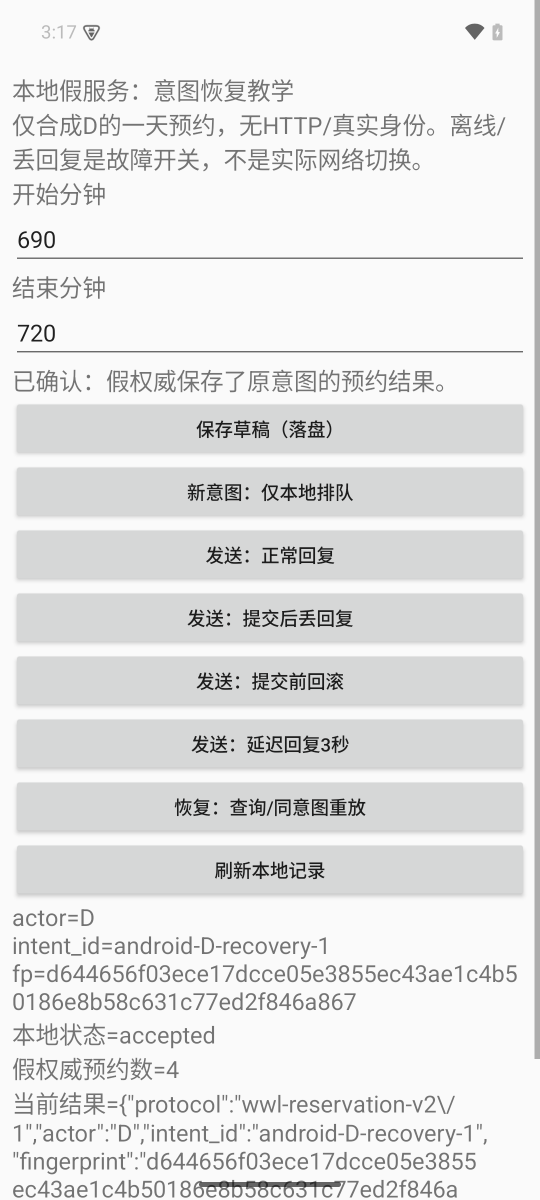
#> input picture 计算机知识/64-移动平台开发/android-intent-demo/data/lifecycle/04-confirmed.png, 1080 x 2400 px, given in place of buffer-360.png, which was not available (shown at 1/2 size)
$ python build_visuals.py --output out.png
#> lines starting #> are read from the running program, lines starting #| are printed output that depends on the picture
### 电子电路/80-实践/22-时序状态与协议/sequential.py
"""Bounded binary event models; no HDL scheduler or analog metastability model."""
import argparse
from dataclasses import dataclass, asdict
import itertools
import json
import math
import numbers
from pathlib import Path

MAX_EDGES = 4096

def bit(x):
    if type(x) is not bool: raise ValueError('bit must be bool')
    return x

def integer(x, lo, hi):
    if type(x) is not int or not lo <= x <= hi: raise ValueError('integer outside contract')
    return x

def scalar(x, lo=0., hi=1e6):
    if isinstance(x,bool) or not isinstance(x,numbers.Real): raise ValueError('finite real scalar required')
    try: y=float(x)
    except (ValueError,OverflowError): raise ValueError('finite real scalar required') from None
    if not math.isfinite(y) or not lo <= y <= hi: raise ValueError('real outside teaching domain')
    return y

def bounded(values, limit=MAX_EDGES):
    integer(limit,1,MAX_EDGES)
    out=[]
    try: iterator=iter(values)
    except TypeError: raise ValueError('iterable required') from None
    for v in iterator:
        if len(out)==limit: raise ValueError('event budget exceeded')
        out.append(v)
    return out

@dataclass(frozen=True)
class Timing:
    setup_slack_ns: float
    hold_slack_ns: float
    minimum_period_ns: float

def timing(period, cq_min, cq_max, cd, pd, setup, hold, skew=0., u_setup=0., u_hold=0.):
    """skew=capture-launch; delays ns in 0..1e6, skew in +/-1e6."""
    period,cq_min,cq_max,cd,pd,setup,hold,u_setup,u_hold=[scalar(v) for v in
        (period,cq_min,cq_max,cd,pd,setup,hold,u_setup,u_hold)]
    skew=scalar(skew,-1e6,1e6)
    if period==0 or cq_min>cq_max or cd>pd: raise ValueError('invalid period/min/max ordering')
    req=cq_max+pd+setup+u_setup-skew
    return Timing(period-req,cq_min+cd-hold-u_hold-skew,req)

def transitions(events):
    rows=bounded(events);last=-1.;result=[]
    for row in rows:
        if not isinstance(row,(tuple,list)) or len(row)!=2:raise ValueError('event=(time_ns,bool)')
        t=scalar(row[0]);v=bit(row[1])
        if t<=last:raise ValueError('strictly increasing event times')
        last=t;result.append((t,v))
    return result

def sample(initial, events, edge, setup, hold):
    """Return None on input change inside aperture or exactly on sampling edge.
    Boundary arrival equals setup/hold deadline is allowed in this ideal model.
    """
    old=bit(initial);rows=transitions(events)
    edge,setup,hold=scalar(edge),scalar(setup),scalar(hold)
    for t,v in rows:
        changed=v!=old
        if changed and (edge-setup<t<edge+hold or t==edge):return None
        old=v
    before=bit(initial)
    for t,v in rows:
        if t>=edge:break
        before=v
    return before

def latch(initial, events):
    """Zero-delay functional transparency only. Events=(time,D,G), unique times."""
    q=bit(initial);rows=bounded(events);last=-1.;result=[]
    for row in rows:
        if not isinstance(row,(tuple,list)) or len(row)!=3:raise ValueError('latch event=(time,D,G)')
        t=scalar(row[0]);d,g=bit(row[1]),bit(row[2])
        if t<=last:raise ValueError('strictly increasing event times')
        last=t
        if g:q=d
        result.append((t,q))
    return result

def counter(q, width, enable=True, load=None):
    width=integer(width,1,8);q=integer(q,0,(1<<width)-1);bit(enable)
    if load is not None:return integer(load,0,(1<<width)-1),False
    total=q+int(enable)
    return total% (1<<width),total>=1<<width

def pipeline(old, data, width=8):
    width=integer(width,1,8);data=integer(data,0,(1<<width)-1)
    if not isinstance(old,(tuple,list)) or not 1<=len(old)<=8:raise ValueError('1..8 stages')
    old=tuple(None if v is None else integer(v,0,(1<<width)-1) for v in old)
    return (data,)+old[:-1]

MOORE=((0,1),(2,1),(0,3),(2,1))
MEALY=((0,1),(2,1),(0,1))

def detector(state, x, moore=True):
    bit(x);bit(moore);state=integer(state,0,3 if moore else 2)
    before_hit=(state==3) if moore else (state==2 and x)
    nxt=(MOORE if moore else MEALY)[state][int(x)]
    return nxt,before_hit,(nxt==3 if moore else (nxt==2 and x))

@dataclass(frozen=True)
class BufferEdge:
    full_before: bool
    data_before: int
    ready: bool
    valid: bool
    push: bool
    pop: bool
    full_after: bool
    data_after: int

class Slot:
    def __init__(self,width=8):
        self.width=integer(width,1,8);self.full=False;self.data=0
    def step(self,sv,sd,mr,reset=False):
        bit(sv);bit(mr);bit(reset);integer(sd,0,(1<<self.width)-1)
        if reset:self.full=False;self.data=0
        q,d=self.full,self.data
        ready=not reset and (not q or mr);valid=not reset and q
        p,c=sv and ready,valid and mr
        self.full=p or (q and not c)
        if p:self.data=sd
        return BufferEdge(q,d,ready,valid,p,c,self.full,self.data)

class Synchronizer:
    """Ideal binary two-register shift; explicitly cannot represent metastability."""
    def __init__(self):self.first=self.second=False
    # [4 lines left out: function step, not called in this run]

class ResetRelease:
    """Logical async-assert/sync-release chain; no recovery/removal simulation."""
    def __init__(self):self.first=self.second=False
    def assert_reset(self):self.first=self.second=False
    # [5 lines left out: function edge, not called in this run]

def gray(n,width=3):
    width=integer(width,1,8);n=integer(n,0,(1<<width)-1)
    return n^(n>>1)

def log_mtbf(resolve_ns,tau_ns,aperture_ns,clock_hz,event_hz):
    """Natural log(MTBF/1 second), teaching Poisson/uniform-phase assumptions.
    tau/aperture are explicit hypothetical inputs, never device characterization.
    """
    r=scalar(resolve_ns,0,1000);tau=scalar(tau_ns,1e-3,1000);a=scalar(aperture_ns,1e-3,1000)
    fc=scalar(clock_hz,1,1e10);fd=scalar(event_hz,1,1e10)
    return r/tau-math.log(a*1e-9)-math.log(fc)-math.log(fd)

def demo():
    b=Slot();drives=[(False,0,True,True),(True,161,True,False),(True,178,False,False),(True,178,False,False),(True,178,True,False),(False,0,True,False),(False,0,True,False)]
    trace=[dict(edge=k,time_ns=10*k,sv=sv,sd=sd,mr=mr,reset=r,**asdict(b.step(sv,sd,mr,r))) for k,(sv,sd,mr,r) in enumerate(drives)]
    state=0;fsm=[]
    for k,x in enumerate([True,False,True,False,True],1):
        old=state;state,before,after=detector(state,x)
        fsm.append({'edge':k,'input':int(x),'before':old,'after':state,'hit_before':int(before),'hit_after':int(after)})
    stages=(None,None);pipe=[]
    for k,data in enumerate([10,20,30,40],1):
        old=stages;stages=pipeline(stages,data)
        pipe.append({'edge':k,'input':data,'before':old,'after':stages})
    return {'units':{'time':'ns','data':'unsigned 8-bit words','controls':'bool'},'buffer':trace,'fsm10101':fsm,'pipeline':pipe,'timing':asdict(timing(10,1,3,2,5,2,2,1)),
            'mtbf_model':'hypothetical tau=.05ns/aperture=.01ns/fc100MHz/fd1MHz; not a device',
            'log_mtbf_seconds':log_mtbf(.5,.05,.01,1e8,1e6)}

# [5 lines left out: function write, not called in this run]

def main(argv=None):
    p=argparse.ArgumentParser(description=__doc__);p.add_argument('--output',required=True,type=Path)
    args=p.parse_args(argv);write(args.output)


def handshake_trace(word=42, horizon=120):
    """One four-phase bundled-data transaction; ideal snapshots on each domain edge.
    Source period10 ns; destination7 ns phase1 ns. No analog delay guarantee.
    """
#> called with word = 42, horizon = 120
    integer(word,0,255);integer(horizon,1,1000)
    req=ack=False;req1=req2=ack1=ack2=False
    phase='idle';data=0;rows=[];captures=[]
    times=sorted(set(range(0,horizon+1,10))|set(range(1,horizon+1,7)))
    for t in times:
        src=t%10==0;dst=(t-1)%7==0
        old_req,old_ack,old_data=req,ack,data
        if src:
            old_seen=ack2
            ack1,ack2=old_ack,ack1
            if phase=='idle':req=True;data=word;phase='wait_high'
            elif phase=='wait_high' and old_seen:req=False;phase='wait_low'
            elif phase=='wait_low' and not old_seen:phase='done'
        if dst:
            old_seen=req2
            req1,req2=old_req,req1
            if old_seen and not ack:
                captures.append((t,old_data));ack=True
            elif not old_seen and ack:ack=False
        rows.append({'time_ns':t,'source_edge':src,'destination_edge':dst,'req':req,'ack':ack,'data':data,'source_phase':phase,'req2':req2,'ack2':ack2,'capture':bool(captures and captures[-1][0]==t)})
    return rows,captures

# [1 lines that do not run on import are left out]

### 电子电路/80-实践/22-时序状态与协议/build_visuals.py
"""Deterministic editable SVG event figures; rendering dependencies load after parse."""
import argparse
import html
import json
from pathlib import Path

class SVG:
    def __init__(self,title,height=420):
        self.h=height;self.items=[f'<rect width="600" height="{height}" fill="white"/>'];self.text(300,25,title,18,'middle')
    def text(self,x,y,s,size=15,anchor='start'):
        self.items.append(f'<text x="{x}" y="{y}" font-size="{size}" text-anchor="{anchor}" fill="black" font-family="DejaVu Sans">{html.escape(str(s))}</text>')
    def line(self,x,y,x2,y2,dash=False,width=2):
        self.items.append(f'<line x1="{x}" y1="{y}" x2="{x2}" y2="{y2}" stroke="black" stroke-width="{width}"'+(' stroke-dasharray="5 4"' if dash else '')+'/>')
    def rect(self,x,y,w,h,fill='#eeeeee'):
        self.items.append(f'<rect x="{x}" y="{y}" width="{w}" height="{h}" fill="{fill}" stroke="black"/>')
    def dot(self,x,y,filled=True):
        self.items.append(f'<circle cx="{x}" cy="{y}" r="4" stroke="black" fill="'+('black' if filled else 'white')+'"/>')
    def save(self,path):
        path.write_text(f'<svg xmlns="http://www.w3.org/2000/svg" width="600" height="{self.h}" viewBox="0 0 600 {self.h}">'+''.join(self.items)+'</svg>\n')
    def wave(self,label,events,y,end,edges=()):
#> called with label = 'G (level)', y = 100, end = 14, edges = ()
        self.text(8,y-8,label,15)
        def X(t):return 135+440*t/end
        def Y(v):return y-25*int(v)
        previous_t,previous_v=events[0]
        for t,v in events[1:]+[(end,events[-1][1])]:
            self.line(X(previous_t),Y(previous_v),X(t),Y(previous_v));self.line(X(t),Y(previous_v),X(t),Y(v))
            previous_t,previous_v=t,v
        for t in edges:self.line(X(t),y-38,X(t),y+5,True,1)
    def axis(self,y,end,ticks):
        self.line(135,y,575,y,False,1)
        for t in ticks:
            x=135+440*t/end;self.line(x,y-3,x,y+3,False,1);self.text(x,y+21,t,14,'middle')
        self.text(575,y+43,'time (ns)',14,'end')

def table(title,heads,rows,labels,name,out,foot='Pre = sampled before edge; post = committed after edge.'):
    fig=SVG(title,100+42*(len(rows)+1)+45);x0=130;w=440/len(heads)
    for k,h in enumerate(heads):fig.text(x0+w*(k+.5),65,h,15,'middle')
    for r,(label,row) in enumerate(zip(labels,rows)):
        y=80+r*42;fig.text(8,y+27,label,14)
        for k,v in enumerate(row):fig.rect(x0+k*w,y,w,42,'white');fig.text(x0+w*(k+.5),y+27,v,15,'middle')
    fig.text(10,fig.h-12,foot,13);fig.save(out/(name+'.svg'))

def generate(output):
    output=Path(output).resolve();main=Path('/Users/ysz/Misc/Obsidian/Valults/WLM/WWL').resolve()
    if output.is_relative_to(main):raise ValueError('output must be outside main vault')
    import sequential as s
    import cairosvg
    from PIL import Image, ImageOps
    output.mkdir(parents=True,exist_ok=True)
    data=s.demo();handshake,captures=s.handshake_trace();data['handshake']=handshake;data['captures']=captures
    data['latch_events']=[(0,False,False),(2,False,True),(3,True,True),(5,False,True),(7,True,True),(8,True,False),(10,False,False)]
    data['counter']=[{'edge':k,'time_ns':10*k,'enable':e} for k,e in enumerate((True,False,True,True),1)]
    q=6
    for r in data['counter']:r['before']=q;q,r['carry']=s.counter(q,3,r['enable']);r['after']=q
    f=SVG('Latch transparency vs positive-edge sampling',390)
    events=data['latch_events'];f.wave('G (level)',[(t,g) for t,d,g in events],100,14)
    d=[(0,False),(3,True),(5,False),(7,True),(10,False)];f.wave('D (bit)',d,165,14,edges=(4,12))
    l=s.latch(False,events);f.wave('Latch Q',l,230,14)
    ff=[(0,False),(4,s.sample(False,d,4,.5,.5)),(12,s.sample(False,d,12,.5,.5))];f.wave('Edge Q',ff,295,14,edges=(4,12))
    for t,v in ff[1:]:f.dot(135+440*t/14,295-25*int(v))
    f.axis(325,14,(0,2,4,8,12,14));f.text(8,382,'Zero-delay binary view; real Q has tCQ bounds, not instant changes.',12);f.save(output/'latch-edge.svg')
    f=SVG('Setup uses next capture; hold uses same capture',430)
    def X(t):return 130+440*t/12
    f.text(8,60,'Max path: launch 0 -> stable 8 ns; next capture 11 ns',15)
    f.rect(X(0),90,X(8)-X(0),30);f.text(X(4),111,'not guaranteed stable',13,'middle')
    f.line(X(8),95,X(12),95);f.text(X(9.7),87,'new value valid',13,'middle')
    for t,label,y in ((0,'launch',145),(8,'latest 8',145),(9,'setup 9',185),(11,'capture 11',145)):
        f.line(X(t),75,X(t),135,True,1);f.text(X(t),y,label,13,'middle')
    f.text(8,220,'Min path: old value must last to hold deadline 3 ns',15)
    f.line(X(0),255,X(3),255);f.text(X(1.5),246,'old valid',13,'middle')
    f.rect(X(3),255,X(12)-X(3),30);f.text(X(7.5),276,'may change from 3 ns',13,'middle')
    for t,label,y in ((0,'launch 0',315),(1,'same capture 1',350),(3,'hold 3 = earliest',315)):
        f.line(X(t),240,X(t),300,True,1);f.text(X(t),y,label,13,'middle')
    f.axis(370,12,(0,3,6,9,12));f.text(8,427,'Tc=10; skew=capture-launch=+1; setup slack 1 ns, hold slack 0 ns.',12);f.save(output/'setup-hold.svg')
    c=data['counter'];table('3-bit counter: enabled update and wrap',[str(r['time_ns'])+' ns' for r in c],
        [[int(r['enable']) for r in c],[r['before'] for r in c],[format(r['after'],'03b') for r in c],[r['after'] for r in c],[int(r['carry']) for r in c]],
        ['enable pre','q pre (uint)','q post bits','q post (uint)','wrap post'],'counter',output)
    p=data['pipeline'];table('Two registers read old values at each edge',[f"edge {r['edge']}" for r in p],
        [[r['input'] for r in p],[r['before'][0] if r['before'][0] is not None else '--' for r in p],[r['before'][1] if r['before'][1] is not None else '--' for r in p],[r['after'][0] for r in p],[r['after'][1] if r['after'][1] is not None else '--' for r in p]],
        ['input pre','q1 pre','q2 pre','q1 post','q2 post'],'pipeline',output,'Input 10 commits to q1 at edge 1, to q2 at edge 2; -- means invalid.')
    fs=data['fsm10101'];mealy=0;before=[]
    for r in fs:mealy,hit,_=s.detector(mealy,bool(r['input']),False);before.append(int(hit))
    table('Overlapping 101: same event, different output time',[f"{r['edge']*10} ns" for r in fs],
        [[r['input'] for r in fs],['S'+('0','1','10','101')[r['before']] for r in fs],['S'+('0','1','10','101')[r['after']] for r in fs],before,[r['hit_after'] for r in fs]],
        ['x sampled','Moore pre','Moore post','Mealy pre y','Moore post y'],'fsm',output,'Mealy y is combinational before edge; Moore y follows state commit.')
    b=data['buffer'][:6];table('One slot: sample old head, then replace',[f"{r['time_ns']} ns" for r in b],
        [[int(r['sv']) for r in b],[f"{r['sd']:02X}" if r['sv'] else '--' for r in b],[int(r['mr']) for r in b],[int(r['full_before']) for r in b],[f"{int(r['push'])}/{int(r['pop'])}" for r in b],[f"{r['data_before']:02X}" if r['pop'] else '--' for r in b],[f"{r['data_after']:02X}" if r['full_after'] else '--' for r in b]],
        ['sv pre','data pre','ready down','full pre','push/pop','pop old word','word post'],'buffer',output,'Reset at 0 ns flushes; 40 ns pops A1, commits B2; no fall-through.')
    f=SVG('Pulse information vs two-stage binary synchronization',530)
    f.wave('short pulse',[(0,False),(1,True),(4,False)],95,30,edges=(0,10,20,30));f.wave('first Q',[(0,False)],155,30,edges=(0,10,20,30));f.wave('second Q',[(0,False)],215,30,edges=(0,10,20,30))
    f.text(140,245,'No edge observes 1; another stage cannot recover it.',13)
    f.wave('held level',[(0,False),(1,True)],310,30,edges=(0,10,20,30));f.wave('first Q',[(0,False),(10,True)],370,30);f.wave('second Q',[(0,False),(20,True)],430,30)
    f.axis(442,30,(0,10,20,30));f.text(8,520,'Ideal binary model only; these are not measured metastable voltages.',12);f.save(output/'cdc-pulse.svg')
    f=SVG('Four-phase bundled-data handshake: two clock domains',430)
    f.wave('source CLK',[(k,not bool((k//5)%2)) for k in range(0,81,5)],85,80)
    f.wave('dest edges',[(0,False)],145,80,edges=tuple(range(1,80,7)))
    for label,key,y in (('req source','req',205),('ack dest','ack',265),('data = 42','data',325)):
        if key=='data':f.line(135,y-15,575,y-15);f.text(350,y-23,'42 held; capture at 15 ns',14,'middle')
        else:
            ev=[(0,False)]+[(r['time_ns'],r[key]) for r in handshake if r['time_ns']<=80]
            f.wave(label,ev,y,80)
    f.line(135+440*15/80,55,135+440*15/80,340,True,1);f.text(135+440*15/80,358,'capture',13,'middle')
    done=next(r['time_ns'] for r in handshake if r['source_phase']=='done');f.line(135+440*done/80,55,135+440*done/80,340,True,1);f.text(135+440*done/80,358,'source done',13,'end')
    f.axis(375,80,(0,20,40,60,80));f.text(8,426,'Destination reads held word once; ACK crosses back; not analog CDC validation.',12);f.save(output/'handshake.svg')
    f=SVG('Async reset assertion; local synchronous release',390)
    f.wave('external rst_n',[(0,True),(2,False),(13,True)],105,50,edges=(10,20,30,40,50))
    f.wave('local stage1',[(0,True),(2,False),(20,True)],180,50)
    f.wave('local stage2',[(0,True),(2,False),(30,True)],255,50)
    f.dot(135+440*30/50,230);f.line(135+440*40/50,60,135+440*40/50,295,True,1)
    f.text(135+440*40/50,313,'first functional edge',13,'middle');f.axis(330,50,(0,10,20,30,40,50));f.text(8,389,'Binary reset model; real release must satisfy recovery/removal and pulse width.',12);f.save(output/'reset.svg')
    (output/'events.json').write_text(json.dumps(data,indent=2)+'\n')
    for path in sorted(output.glob('*.svg')):
        for width in (360,425):
            target=path.with_name(path.stem+f'-{width}.png');cairosvg.svg2png(url=str(path),write_to=str(target),output_width=width)
#> (this line was passed over: cairosvg is not available in this run)
            with Image.open(target) as im:
#> im is the input picture: PIL image 1080x2400 RGBA; mean R, G, B, A 229, 229.3, 229.3, 255
                gray=ImageOps.grayscale(im.convert('RGB'));gray.save(target);ImageOps.invert(gray).save(path.with_name(path.stem+f'-{width}-dark.png'))
#> after `gray = ImageOps.grayscale(im.convert('RGB'))`:
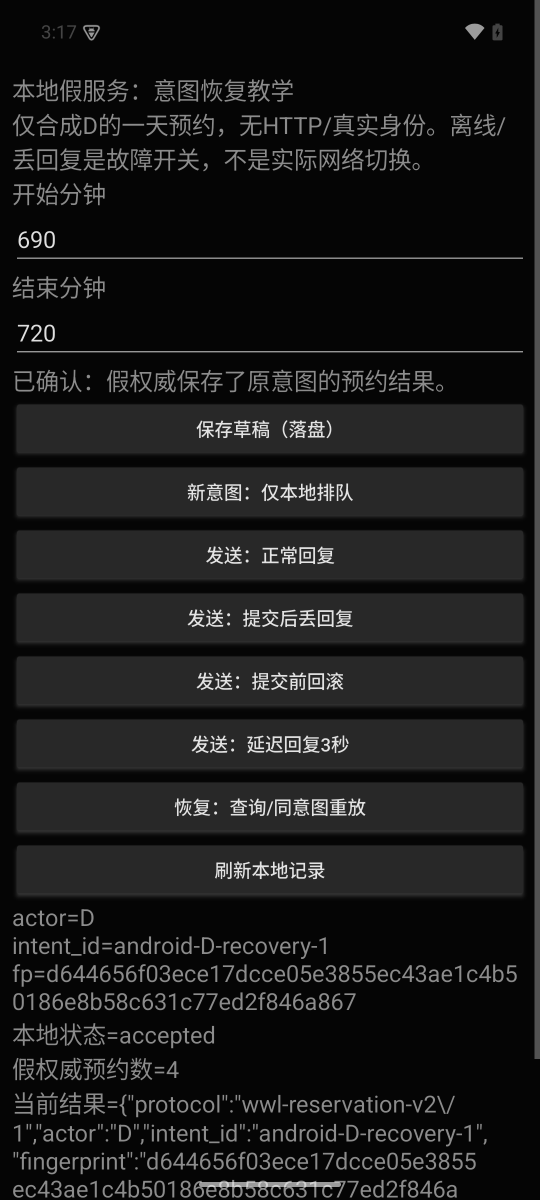
#> saved as buffer-360-dark.png: PIL image 1080x2400 L (shown at 1/2 size); min 5, max 227, mean 25.7
#> pass 2 of the loop in generate, `for path in sorted(output.glob('*.svg')):`:
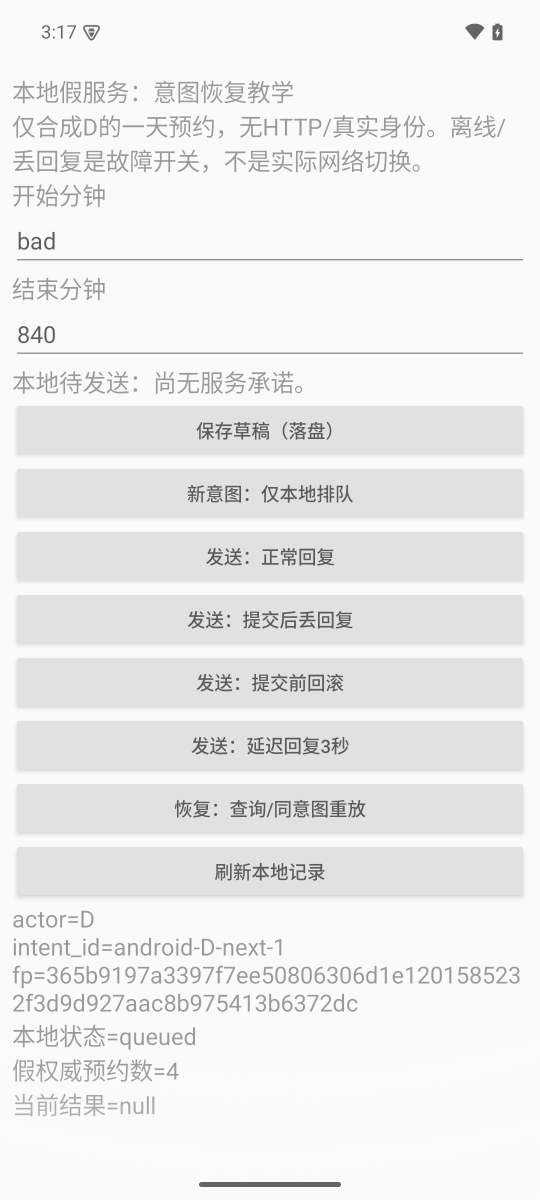
#> input picture 计算机知识/64-移动平台开发/android-intent-demo/data/lifecycle/08-new-pending-saved-error.png, 1080 x 2400 px, given in place of cdc-pulse-360.png, which was not available (shown at 1/2 size)
#> in generate, im is the input picture: PIL image 1080x2400 RGBA; mean R, G, B, A 237, 237, 237, 255
#> in generate, `gray = ImageOps.grayscale(im.convert('RGB'))`:
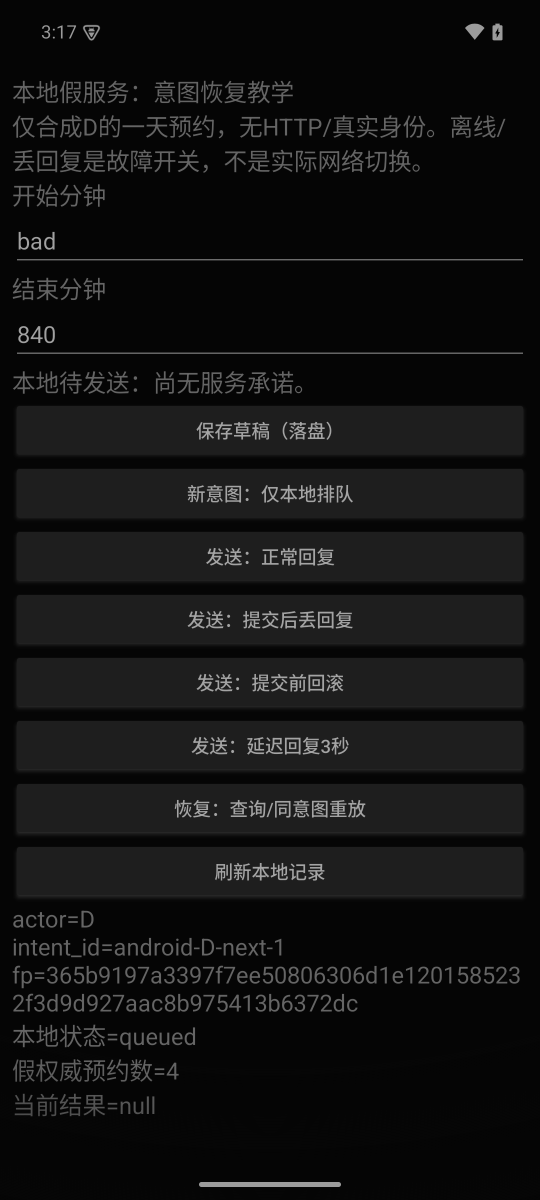
#> saved as cdc-pulse-360-dark.png: PIL image 1080x2400 L (shown at 1/2 size); min 4, max 164, mean 18

def main(argv=None):
    p=argparse.ArgumentParser(description=__doc__);p.add_argument('--output',required=True,type=Path)
    args=p.parse_args(argv);generate(args.output)

#> (the run stopped early here; a loop or call above may not have finished)
